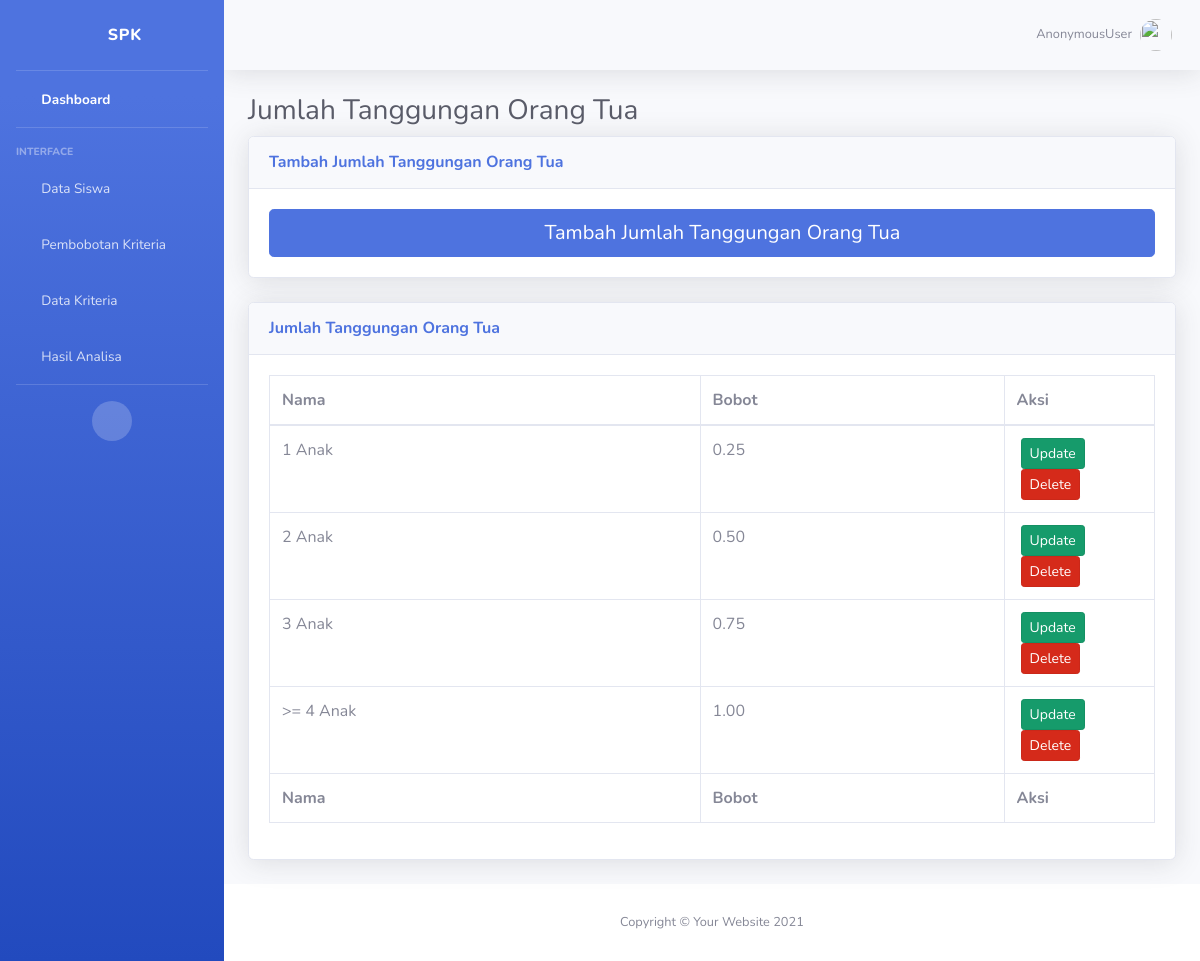
/datajmltgortu/, run on the app's committed database.
### belajarApp/models.py (models this page shows, shortened)
class JumlahTanggunganOrangTua(models.Model):
    Name=models.CharField(max_length=100)
    bobot=models.DecimalField(max_digits=3,decimal_places=2)

### belajarApp/views.py (the view)
# urls.py: path('datajmltgortu/',views.datajmltgortu, name='datajmltgortu'),
def datajmltgortu(request):
    data=JumlahTanggunganOrangTua.objects.all()
    context={'tabel':data}
    return render(request, 'indriapp/jumlahtanggunganorangtua.html',context)

### templates/indriapp/jumlahtanggunganorangtua.html
{% extends './index.html' %}
{% load crispy_forms_tags %}
{% load static %}
{% block content %}
<div class="container-fluid">
    <h1 class="h3 mb-2 text-gray-800">Jumlah Tanggungan Orang Tua</h1>
    <div class="card shadow mb-4">
        <div class="card-header py-3">
            <h6 class="m-0 font-weight-bold text-primary">Tambah Jumlah Tanggungan Orang Tua</h6>
        </div>
        <div class="card-body">
            <a href="{% url 'addjmltgortu' %}" role="button" aria-pressed="true" class="btn btn-primary btn-lg btn-block"><i class="fa fa-plus" aria-hidden="true"></i>  Tambah Jumlah Tanggungan Orang Tua</a>
        </div>
    </div>
    <div class="card shadow mb-4">
        <div class="card-header py-3">
            <h6 class="m-0 font-weight-bold text-primary">Jumlah Tanggungan Orang Tua</h6>
        </div>
        <div class="card-body">
            <div class="table-responsive">
                <table class="table table-bordered" id="dataTable" width="100%" cellspacing="0">
                    <thead>
                        <tr>
                            <th>Nama</th>
                            <th>Bobot</th>
                            <th>Aksi</th>
                        </tr>
                    </thead>
                    <tfoot>
                        <tr>
                            <th>Nama</th>
                            <th>Bobot</th>
                            <th>Aksi</th>
                        </tr>
                    </tfoot>
                    <tbody>
                        {% for data in tabel %}
                        <tr>
                            <td>{{data.Name}}</td>
                            <td>{{data.bobot}}</td>
                            <th width="17%">
                                <div class="row">
                                    <a href="{% url 'updatejmltgortu' data.id %}" class="btn btn-success btn-sm active ml-3" role="button" aria-pressed="true">Update</a>
                                    <a href="{% url 'deletejmltgortu' data.id %}" class="btn btn-danger btn-sm active ml-3" role="button" aria-pressed="true">Delete</a>
                                </div>
                            </th>
                        </tr>
                        {% endfor %}
                    </tbody>
                </table>
            </div>
        </div>
    </div>
</div>
</div>
{% endblock content %}

### data on the page
JumlahTanggunganOrangTua: Name "1 Anak", bobot "0.25"
JumlahTanggunganOrangTua: Name "2 Anak", bobot "0.50"
JumlahTanggunganOrangTua: Name "3 Anak", bobot "0.75"
JumlahTanggunganOrangTua: Name ">= 4 Anak", bobot "1.00"

### other printed values
{{ request.user }} "AnonymousUser"
